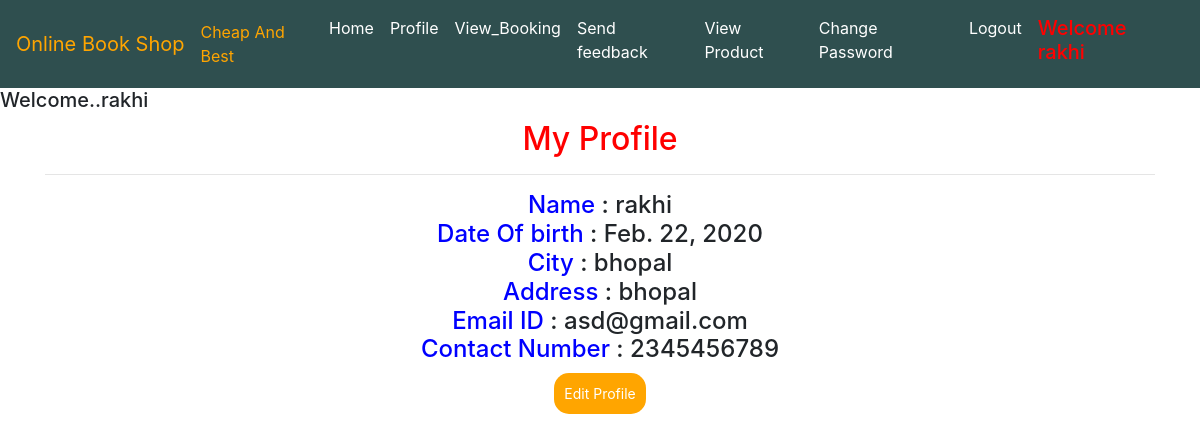
/view_profile (signed in), run on the app's committed database.
### bookshop/models.py (models this page shows, shortened)
class Profile(models.Model):
    user = models.ForeignKey(User, on_delete=models.CASCADE, null=True)
    dob = models.DateField(null=True)
    city = models.CharField(max_length=30, null=True)
    address = models.CharField(max_length=50, null=True)
    contact = models.CharField(max_length=10, null=True)

### bookshop/views.py (the view)
# urls.py: path('view_profile',View_profile, name='view_prifile'),
def View_profile(request):
    if not request.user.is_authenticated:
        return redirect('login')
    data1 = User.objects.get(id=request.user.id)
    data = Profile.objects.filter(user=data1).first()
    d = {'data': data}
    return render(request, 'view_profile.html', d)

### bookshop/templates/view_profile.html (shortened to what this page needs)
{% extends 'User_navigation.html' %}
{% block body %}
<h5>Welcome..{{request.user.username}}</h5>
<div class="container"><h2 style="color:red"><center> My Profile</center> <hr></h2>
    <center><h4><span style="color:blue">Name</span> : {{request.user.first_name}}<br>
        <span style="color:blue">Date Of birth</span> : {{data.dob}}<br>
        <span style="color:blue">City</span> : {{data.city}}<br>
        <span style="color:blue">Address</span> : {{data.address}}<br>
        <span style="color:blue">Email ID</span> : {{request.user.email}}<br>
        <span style="color:blue">Contact Number</span> : {{data.contact}}<br></h4>
    <a href="{% url 'edit_profile' data.id %}"><button class="button button1">Edit Profile</button></a>
    </center>
</div>
{% endblock %}

### bookshop/templates/User_navigation.html (style rules this page uses)
* { box-sizing: border-box; }
.button { background-color: orange; border: none; color: white; padding: 10px; text-align: center; text-decoration: none; display: inline-block; font-size: 14px; margin: 1px 1px; cursor: pointer; }
.button1 { border-radius: 15px; }

### bookshop/templates/view_profile.html (style rules this page uses)
.button { background-color: orange; border: none; color: white; padding: 10px; text-align: center; text-decoration: none; display: inline-block; font-size: 14px; margin: 1px 1px; cursor: pointer; }
.button1 { border-radius: 15px; }

### data on the page
Profile: dob "Feb. 22, 2020", city "bhopal", address "bhopal", contact "2345456789"

### other printed values
{{ request.user.username }} "rakhi"
{{ request.user.first_name }} "rakhi"
{{ request.user.email }} "asd@gmail.com"
